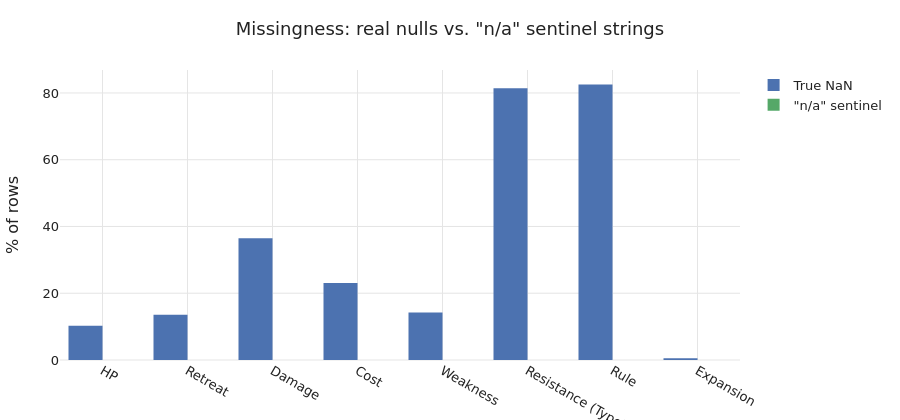

Notebook code cell kept with this figure:
### Code cell
# Visualise the contrast as a grouped bar.
q_plot = quality.reset_index().rename(columns={'index': 'column'})
fig = go.Figure()
fig.add_bar(name='True NaN', x=q_plot['column'], y=q_plot['true_null_pct'], marker_color=KAG_COLORS[0])
fig.add_bar(name='"n/a" sentinel', x=q_plot['column'], y=q_plot['na_pct'], marker_color=KAG_COLORS[2])
fig.update_layout(barmode='group', title='Missingness: real nulls vs. "n/a" sentinel strings',
                  yaxis_title='% of rows', xaxis_title=None, height=420)
fig.show()

### Figure 1 — Plotly figure (JSON) as saved in the notebook; plotly's stock layout.template omitted (floating-point values rounded to 4 significant figures)
{"data": [{"marker": {"color": "#4C72B0"}, "name": "True NaN", "type": "bar", "x": ["HP", "Retreat", "Damage", "Cost", "Weakness", "Resistance (Type)", "Rule", "Expansion"], "y": [10.24, 13.55, 36.45, 23.05, 14.24, 81.4, 82.54, 0.49]}, {"marker": {"color": "#55A868"}, "name": "\"n/a\" sentinel", "type": "bar", "x": ["HP", "Retreat", "Damage", "Cost", "Weakness", "Resistance (Type)", "Rule", "Expansion"], "y": [0.0, 0.0, 0.0, 0.0, 0.0, 0.0, 0.0, 0.0]}], "layout": {"barmode": "group", "height": 420, "title": {"text": "Missingness: real nulls vs. \"n/a\" sentinel strings"}, "xaxis": {"title": {}}, "yaxis": {"title": {"text": "% of rows"}}}}
